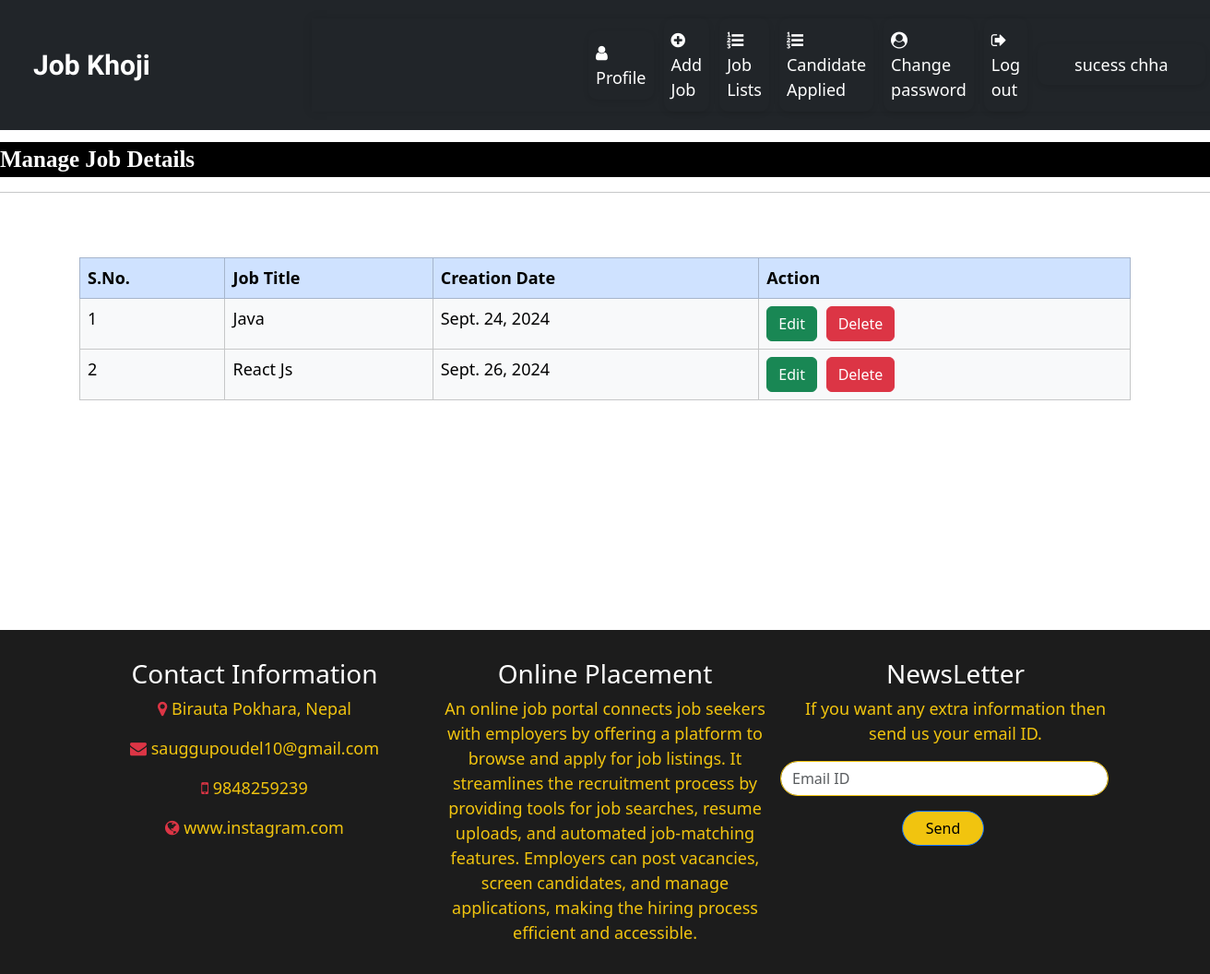
/job_list (signed in), run on the app's committed database.
### job/models.py (models this page shows, shortened)
class Job(models.Model):
    recruiter = models.ForeignKey(Recruiter,on_delete=models.CASCADE)
    start_date = models.DateField()
    end_date = models.DateField()
    title = models.CharField(max_length=100)
    salary =  models.FloatField(max_length=20)
    image = models.FileField()
    description = models.CharField(max_length=300,)
    location = models.CharField(max_length=50,)
    experience = models.CharField(max_length=20)
    skills = models.CharField(max_length=20)
    creationdate = models.DateField()

### job/views.py (the view)
# urls.py: path('job_list', job_list , name="job_list"),
def job_list(request):
    if not request.user.is_authenticated:
       return redirect('recruiter_login')
    user = request.user
    recruiter = Recruiter.objects.get(user=user)
    job = Job.objects.filter(recruiter=recruiter)
    d = {'job':job}
    return render(request,'job_list.html',d)

### job/templates/job_list.html (shortened to what this page needs)
{% load static %}
{% block body %}
{% include 'recruiter_navigation.html' %}
<marquee class="manage-job-marquee">
    Manage Job Details
</marquee>
<hr>
<table class="table table-hover container table-bordered" id="example">
    <thead>
        <tr class="table-primary">
            <th>S.No.</th>
            <th>Job Title</th>
            <th>Creation Date</th>
            <th>Action</th>
        </tr>
    </thead>
    <tbody>
        {% for i in job %}
        <tr class="table-light">
            <td>{{ forloop.counter }}</td>
            <td>{{ i.title }}</td>
            <td>{{ i.creationdate }}</td>
            <td>
                <a href="{% url 'edit_jobdetail' i.id %}" class="btn btn-success">Edit</a>
                <a href="{% url 'delete_job' i.id %}" class="btn btn-danger" onclick="return confirm('Are You Sure?')">Delete</a>
            </td>
        </tr>
        {% endfor %}
    </tbody>
</table>
{% endblock %}
{% include 'footer.html' %}

### job/templates/recruiter_navigation.html (shortened to what this page needs)
<!DOCTYPE html>
<html lang="en">
<head>
    {% load static %}
    <link
      href="https://cdn.jsdelivr.net/npm/bootstrap@5.3.3/dist/css/bootstrap.min.css"
      rel="stylesheet"
    />
    <link
      rel="stylesheet"
      href="https://cdnjs.cloudflare.com/ajax/libs/font-awesome/4.7.0/css/font-awesome.min.css"
    />
</head>
<body>
    <nav class="navbar navbar-expand-lg navbar-dark bg-dark" id="nav_content">
        <div class="col-sm-3">
            <a
              class="navbar-brand text-white pl-5 mx-3"
              id="nav_title"
              >Job Khoji</a
            >
          </div>
          <ul class="navbar-nav">
            <li class="nav-item">
                <a class="nav-link" href="{% url 'recruiter_home' %}" style="margin-left: 300px;"><i class="fa fa-user mr-1"></i>  Profile</a>
            </li>
            <li class="nav-item">
                <a class="nav-link" href="{% url 'add_job' %}"><i class="fa fa-plus-circle mr-1"></i>Add Job</a>
            </li>
            <li class="nav-item">
                <a class="nav-link" href="{% url 'job_list' %}"><i class="fa fa-list-ol mr-1"></i> Job Lists</a>
            </li>
            <li class="nav-item">
                <a class="nav-link" href="{% url 'applied_candidatelist' %}"><i class="fa fa-list-ol mr-1"></i> Candidate Applied</a>
            </li>
            <li class="nav-item">
                <a class="nav-link" href="{% url 'change_passwordrecruiter' %}"><i class="fa fa-user-circle mr-1"></i> Change password</a>
            </li>
            <li class="nav-item">
                <a class="nav-link" href="{% url 'Logout' %}"><i class="fa fa-sign-out mr-1"></i> Log out</a>
            </li>
            <li class="nav-item">
                <a class="navbar-brand">
                    {{request.user.first_name}} {{request.user.last_name}}
                </a>
              </li>
    </ul>
    </nav>
  </body>
</html>

### job/templates/recruiter_navigation.html (style rules this page uses)
#nav_content { display: flex; justify-content: space-between; align-items: center; padding: 20px; position: sticky; top: 0; z-index: 1000; cursor: pointer; }
.navbar-nav { display: flex; align-items: center; list-style-type: none; margin: 0; padding: 0; transition: background-color 0.3s; background-color: transparent; box-shadow: 0 0 10px rgba(0, 0, 0, 0.1); }
.navbar-nav > li { margin-right: 7px; }
.navbar-nav li a { text-decoration: none; color: white; padding: 10px 40px; transition: color 0.3s; background-color: transparent; border-radius: 10px; box-shadow: 0 2px 6px rgba(0, 0, 0, 0.1); cursor: pointer; position: relative; overflow: hidden; transition: transform 0.3s, background-color 0.3s; font-size: 18px; }
.nav-link { color: white; margin-right: 4px; }
#nav_title { font-family: "Sofadi One", cursive; color: white; font-weight: bold; font-size: 30px; }

### job/templates/job_list.html (style rules this page uses)
#example { width: 100%; font-size: 18px; margin: 70px auto 249px auto; }
.manage-job-marquee { font-family: 'Monotype Corsiva'; font-size: 25px; color: white; background-color: black; font-weight: bold; margin-top: 1%; }
.table { margin-top: 20px; background-color: #fff; }
.table-primary { background-color: #007bff; color: white; }
.table-light { background-color: #f8f9fa; }
.btn { margin-right: 5px; }

### data on the page
Job: title "Java", creationdate "Sept. 24, 2024"
Job: title "React Js", creationdate "Sept. 26, 2024"

### other printed values
{{ request.user.first_name }} "sucess"
{{ request.user.last_name }} "chha"
